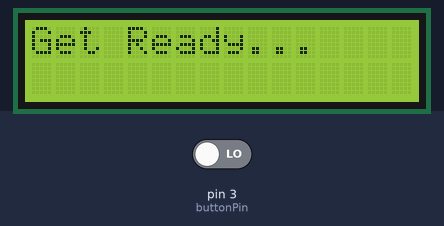
The sketch below on a simulated Arduino Uno, built with avr-gcc and run on an emulated ATmega328P. On the bench: 16×2 character LCD. The test bench sets the inputs (shaded band); at power-on: pin 3 (buttonPin) LOW. Random numbers use the default seed unless the sketch sets one; what the sketch prints to the serial monitor is not drawn.

Above: at 1.2 s.
1.3 s: pin 3 (buttonPin) driven HIGH
At 5.6 s:
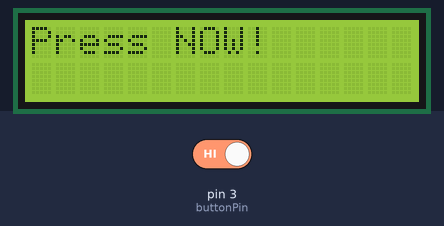
5.9 s: pin 3 (buttonPin) driven LOW
At 6.3 s:
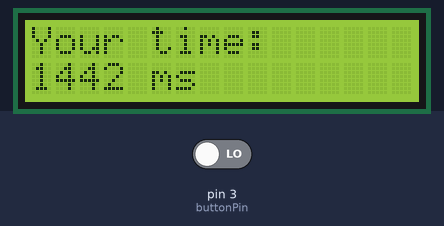
At 9.01 s:
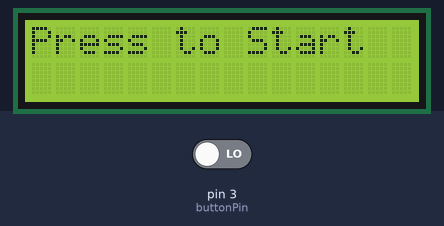
Timing chart, 0 to 10.5 s (numbered marks = the images above; inputs shaded):
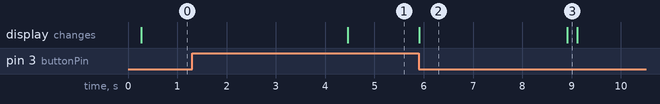

The sketch:

Lab10_Intro2IoT_Reaction_Game.ino
```cpp
#include <LiquidCrystal.h>  // Include the LiquidCrystal library to control the LCD display

// Define the pin connected to the pushbutton
const int buttonPin = 3;

// Define the LCD pin connections: RS, Enable, Data4, Data5, Data6, Data7
const int rs = 7, en = 8, d4 = 9, d5 = 10, d6 = 11, d7 = 12;
LiquidCrystal lcd(rs, en, d4, d5, d6, d7);  // Create an LCD object with those pin assignments

void setup() {
  pinMode(buttonPin, INPUT);   // Set the button pin as INPUT (active HIGH when pressed)
  lcd.begin(16, 2);            // Initialize the LCD (16 columns, 2 rows)
  Serial.begin(9600);          // Start Serial Monitor for debugging output
  randomSeed(analogRead(0));   // Seed the random number generator using a floating analog pin
}

void loop() {
  lcd.clear();                 // Clear the LCD screen
  lcd.print("Press to Start"); // Display instruction to the player

  // Wait here until the player presses the button
  // Assumes the button is wired to be HIGH when pressed
  while (digitalRead(buttonPin) == HIGH) {
    // Just looping until the button is pressed
  }

  // Small delay to debounce the button press (remove mechanical bounce noise)
  delay(200);

  // Call the function that runs the reaction timer game
  reactionGame();
}

void reactionGame() {
  lcd.clear();                 // Clear the LCD screen
  lcd.print("Get Ready...");   // Inform the player to get ready

  // Generate a random delay between 3 to 6 seconds (3000-6000 ms)
  int randDelay = random(3000, 6000);
  delay(randDelay);            // Wait for the random period to make the start unpredictable

  lcd.clear();
  lcd.print("Press NOW!");     // Prompt the player to press the button as fast as possible

  unsigned long startTime = millis();  // Record the time right after showing "Press NOW!"

  // Wait here until the player presses the button
  // Assumes the button is wired HIGH when pressed
  while (digitalRead(buttonPin) == HIGH) {
    // Loop keeps running until the player reacts and presses the button
  }

  // Calculate the reaction time by subtracting the start time from the current time
  unsigned long reactionTime = millis() - startTime;

  // Display the reaction time on the LCD
  lcd.clear();
  lcd.print("Your time:");
  lcd.setCursor(0, 1);         // Move to the second row
  lcd.print(reactionTime);     // Show the reaction time in milliseconds
  lcd.print(" ms");

  // Print the same reaction time to the Serial Monitor for debugging or analysis
  Serial.print("Reaction Time: ");
  Serial.print(reactionTime);
  Serial.println(" ms");

  delay(3000);                 // Keep the result displayed for 3 seconds before returning
}
```

Measured:
- after the input at 5.9 s, the display: changes at once (image 2)
- what the display in image 2 shows lasts 3.0 s, from 5.9 s to 8.9 s
